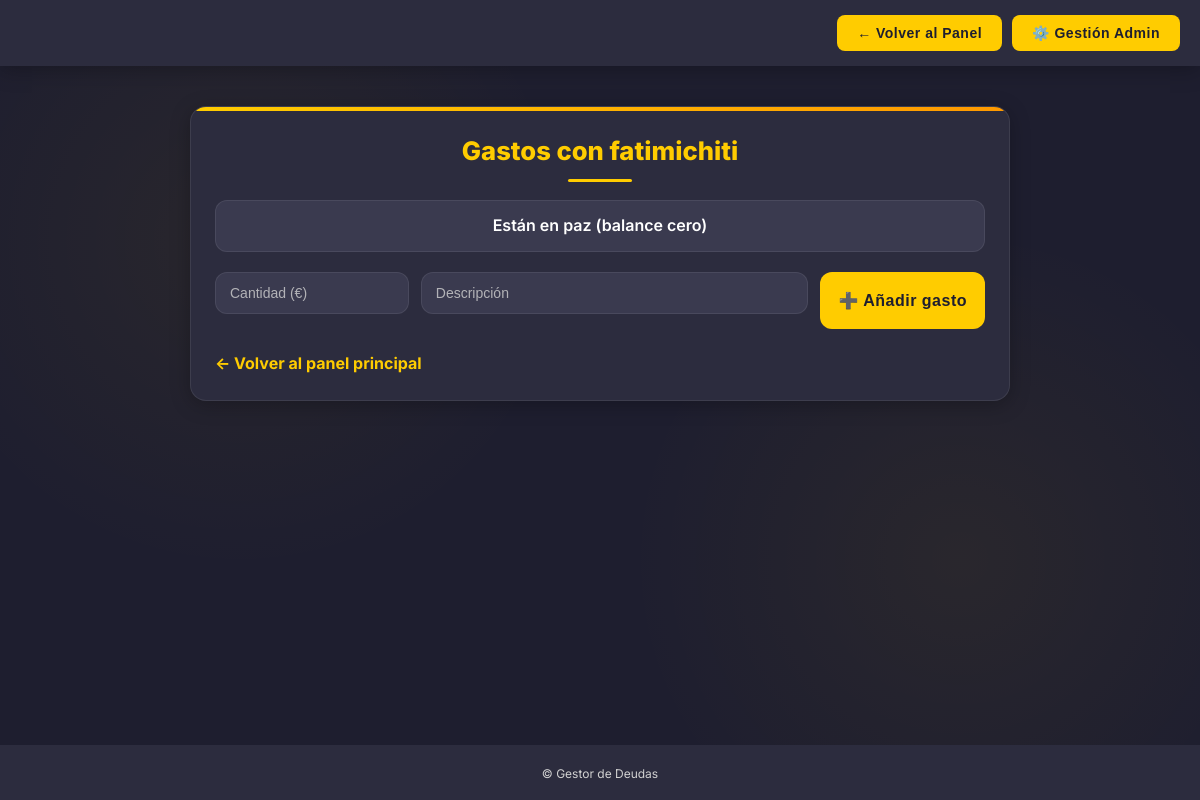
/chat/3 (signed in), run on an earlier commit of the app's database.
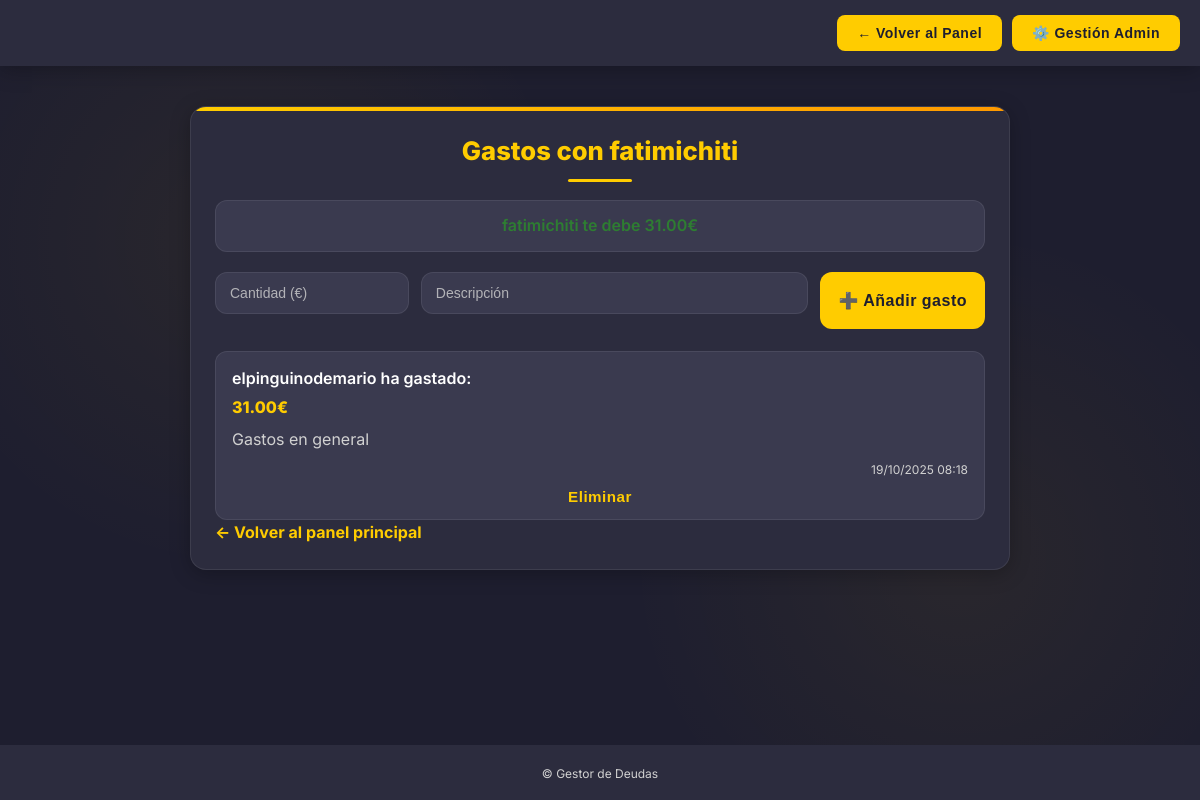
And on a later commit of the database.
### app.py (models this page shows)
class Usuario(db.Model):
    id = db.Column(db.Integer, primary_key=True)
    nick = db.Column(db.String(50), unique=True, nullable=False)
    email = db.Column(db.String(120), unique=True, nullable=False)
    password_hash = db.Column(db.String(255), nullable=False)
    imagen = db.Column(db.String(200), default='default.jpg')
    amigos = db.relationship('Amistad', backref='usuario', lazy=True)
    role = db.Column(db.String(20), nullable=False, default='user')
    aprobado = db.Column(db.Boolean, nullable=False, default=False)
    reset_password_hash = db.Column(db.String(255), nullable=True, default=None)
    reset_requested_at = db.Column(db.DateTime, nullable=True, default=None)

class Gasto(db.Model):
    id = db.Column(db.Integer, primary_key=True)
    usuario_id = db.Column(db.Integer, db.ForeignKey('usuario.id'), nullable=False)
    amigo_id = db.Column(db.Integer, nullable=False)
    cantidad = db.Column(db.Float, nullable=False)
    descripcion = db.Column(db.String(200))
    timestamp = db.Column(db.DateTime, default=datetime.utcnow)
    eliminado = db.Column(db.Boolean, nullable=False, default=False)
    eliminado_por_id = db.Column(db.Integer, nullable=True)
    eliminado_en = db.Column(db.DateTime, nullable=True)

### app.py (the view, shortened to what this page needs)
@app.route('/chat/<int:amigo_id>', methods=['GET', 'POST'])
@login_required
def chat(amigo_id):
    usuario_actual = obtener_usuario_actual()
    amistad = Amistad.query.filter(
        ((Amistad.solicitante_id == usuario_actual.id) & (Amistad.solicitado_id == amigo_id)) |
        ((Amistad.solicitante_id == amigo_id) & (Amistad.solicitado_id == usuario_actual.id)),
        Amistad.estado == 'aceptado'
    ).first()
    if not amistad:
        flash('Deben ser amigos para compartir gastos', 'error')
        return redirect(url_for('dashboard'))
    gastos = Gasto.query.filter(
        ((Gasto.usuario_id == usuario_actual.id) & (Gasto.amigo_id == amigo_id)) |
        ((Gasto.usuario_id == amigo_id) & (Gasto.amigo_id == usuario_actual.id))
    ).order_by(Gasto.timestamp.desc()).limit(10).all()
    total_usuario = db.session.query(func.coalesce(func.sum(Gasto.cantidad), 0.0)).filter(
        (Gasto.usuario_id == usuario_actual.id) &
        (Gasto.amigo_id == amigo_id) &
        (Gasto.eliminado == False)
    ).scalar() or 0.0
    total_amigo = db.session.query(func.coalesce(func.sum(Gasto.cantidad), 0.0)).filter(
        (Gasto.usuario_id == amigo_id) &
        (Gasto.amigo_id == usuario_actual.id) &
        (Gasto.eliminado == False)
    ).scalar() or 0.0
    balance = total_usuario - total_amigo
    amigo = Usuario.query.get_or_404(amigo_id)
    nombres = {g.usuario_id: Usuario.query.get(g.usuario_id).nick for g in gastos}
    if balance < 0:
        balance_msg = f"Le debes a {amigo.nick} {abs(balance):.2f}€"
    elif balance > 0:
        balance_msg = f"{amigo.nick} te debe {abs(balance):.2f}€"
    else:
        balance_msg = "Están en paz (balance cero)"
    return render_template('chat.html',
                         gastos=gastos,
                         amigo=amigo,
                         balance_msg=balance_msg,
                         nombres=nombres,
                         balance=balance)

### app.py (called while the page is built)
@app.before_request
def log_request():
    ct = request.headers.get('Content-Type')
    cl = request.headers.get('Content-Length')
    try:
        files_keys = list(request.files.keys())
        form_keys = list(request.form.keys())
    except Exception:
        files_keys, form_keys = [], []
    app.logger.debug(f"[REQ] {request.method} {request.path} CT={ct} CL={cl} files={files_keys} form_keys={form_keys}")

def obtener_usuario_actual():
    uid = session.get('usuario_id')
    if not uid:
        return None
    return Usuario.query.get(uid)

def login_required(f):
    @wraps(f)
    def wrapper(*args, **kwargs):
        uid = session.get('usuario_id')
        if not uid:
            flash('Debes iniciar sesión', 'error')
            return redirect(url_for('login'))
        u = Usuario.query.get(uid)
        if not u:
            session.clear()
            flash('Tu sesión no es válida. Inicia sesión de nuevo.', 'error')
            return redirect(url_for('login'))
        return f(*args, **kwargs)
    return wrapper

@app.template_filter('formato_fecha')
def formato_fecha(value):
    return value.strftime("%d/%m/%Y %H:%M")

@app.context_processor
def inyectar_usuario_contexto():
    u = obtener_usuario_actual()
    return {
        'usuario_actual': u,
        'es_admin': (u is not None and u.role == 'admin')
    }

### templates/chat.html (shortened to what this page needs)
{% extends "base.html" %}
{% block content %}
<div class="chat-main chat-page">
  <div class="chat-card">
    <h2 class="chat-title">Gastos con {{ amigo.nick }}</h2>
    <div class="balance-message {% if balance < 0 %}negative-balance{% elif balance > 0 %}positive-balance{% endif %}">
      {{ balance_msg }}
    </div>
    <form method="post" class="chat-form">
      <div class="form-group">
        <input type="number" name="cantidad" step="0.01" placeholder="Cantidad (€)" required>
      </div>
      <div class="form-group">
        <input type="text" name="descripcion" placeholder="Descripción" required>
      </div>
      <button type="submit">➕ Añadir gasto</button>
    </form>
    <ul class="gastos-list">
      {% for g in gastos %}
        <li class="gasto-item">
          {% if g.eliminado %}
            <span class="gasto-eliminado">
              gasto eliminado por el usuario {{ nombres[g.usuario_id] }}
              {% if g.eliminado_en %} ({{ g.eliminado_en|formato_fecha }}){% endif %}
            </span>
            {% if g.usuario_id == session['usuario_id'] %}
            <div class="acciones">
              <form action="{{ url_for('restaurar_gasto', gasto_id=g.id) }}" method="post">
                <button type="submit" class="btn-link">Restaurar</button>
              </form>
            </div>
            {% endif %}
          {% else %}
            <span class="gasto-text">{{ nombres[g.usuario_id] }} ha gastado:</span>
            <span class="gasto-amount">{{ '%.2f'|format(g.cantidad) }}€</span>
            <span class="gasto-desc">{{ g.descripcion }}</span>
            <span class="gasto-date">{{ g.timestamp|formato_fecha }}</span>
            {% if g.usuario_id == session['usuario_id'] %}
            <div class="acciones">
              <form action="{{ url_for('eliminar_gasto', gasto_id=g.id) }}" method="post" onsubmit="return confirm('¿Eliminar este gasto?');">
                <button type="submit" class="btn-link">Eliminar</button>
              </form>
            </div>
            {% endif %}
          {% endif %}
        </li>
      {% endfor %}
    </ul>
    <a href="{{ url_for('dashboard') }}" class="back-link">
      ← Volver al panel principal
    </a>
  </div>
</div>
{% endblock %}

### templates/base.html (shortened to what this page needs)
<!DOCTYPE html>
<html lang="es">
<head>
  <link rel="stylesheet" href="{{ url_for('static', filename='style.css') }}">
</head>
<body>
  {% include "_header.html" %}
  <main class="main-container">
    {% block content %}{% endblock %}
  </main>
  {% include "_footer.html" %}
</body>
</html>

### templates/_header.html (shortened to what this page needs)
<header>
  {% if usuario_actual %}
    <a href="{{ url_for('dashboard') }}">
      <button>← Volver al Panel</button>
    </a>
    {% if es_admin %}
    <a href="{{ url_for('admin_listado_usuarios') }}">
      <button>⚙️ Gestión Admin</button>
    </a>
    {% endif %}
  {% endif %}
</header>

### templates/_footer.html
<footer>
  <div class="footer-inner">
    <small>&copy; {{ (now or '').strftime('%Y') if now else '' }} Gestor de Deudas</small>
  </div>
</footer>

### templates/base.html (style rules this page uses)
:root { --bg-primary: #1e1e2f; --bg-secondary: #2c2c3e; --bg-tertiary: #3a3a4f; --accent-color: #ffcc00; --accent-hover: #e6b800; --text-primary: #ffffff; --text-secondary: #d1d1d1; --border-radius: 8px; --box-shadow: 0 4px 20px rgba(0,0,0,0.25); --transition: all 0.3s cubic-bezier(0.25, 0.8, 0.25, 1); --error-color: #ff4d4d; --success-color: #4caf50; }
* { box-sizing: border-box; margin: 0; padding: 0; }
body { font-family: 'Inter', -apple-system, BlinkMacSystemFont, 'Segoe UI', Roboto, Oxygen, Ubuntu, Cantarell, sans-serif; background-color: var(--bg-primary); color: var(--text-primary); min-height: 100vh; line-height: 1.6; display: flex; flex-direction: column; background-image: radial-gradient(circle at 20% 30%, rgba(255, 204, 0, 0.05) 0%, transparent 30%), radial-gradient(circle at 80% 70%, rgba(255, 204, 0, 0.05) 0%, transparent 30%); }
header { background-color: var(--bg-secondary); padding: 15px 20px; display: flex; justify-content: flex-end; gap: 10px; box-shadow: var(--box-shadow); position: sticky; top: 0; z-index: 100; }
header a button { background-color: var(--accent-color); color: var(--bg-primary); border: none; padding: 10px 20px; border-radius: var(--border-radius); font-weight: 600; cursor: pointer; transition: var(--transition); font-size: 14px; display: flex; align-items: center; gap: 8px; }
.main-container { max-width: 1000px; width: 100%; margin: 0 auto; padding: 20px; flex: 1 0 auto; }
footer { background-color: var(--bg-secondary); margin-top: auto; }
.footer-inner { max-width: 1000px; margin: 0 auto; padding: 16px 20px; color: var(--text-secondary); text-align: center; font-size: 0.9rem; }

What changed in the data, as far as the page shows it:
added Gasto: cantidad "31.00", descripcion "Gastos en general", timestamp "19/10/2025 08:18"
now on this page (row unchanged): Usuario: nick "elpinguinodemario"
Also different on the page:
{{ balance_msg }}: "Están en paz (balance cero)" → "fatimichiti te debe 31.00€"
